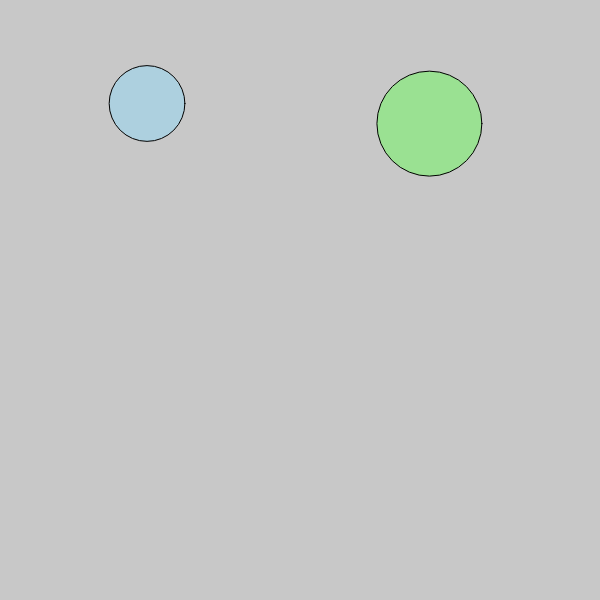
Frame 1 (no input)
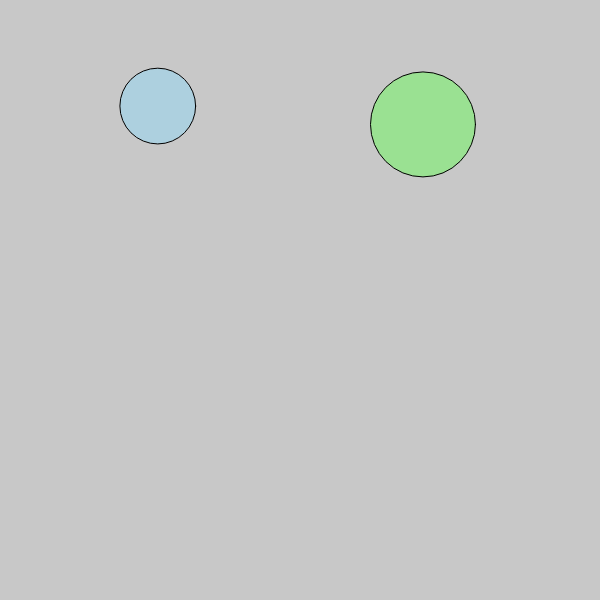
Frame 60 (no input)
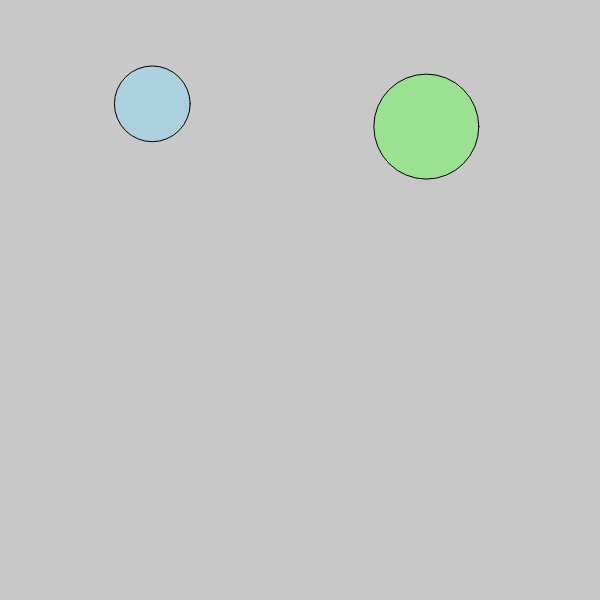
Frame 120 (the mouse pressed at the canvas centre since frame 60)

The p5.js sketch that drew these frames (run headless with seeded random() and noise() and a simulated clock; from frame 60 on, the mouse is pressed at the canvas centre):

// p5.js sketch
// ── sketch.js
// globals
var cells = [];

// Constants
const SCREEN_SIZE = 600;

// Setup 
function setup() {
  createCanvas(SCREEN_SIZE, SCREEN_SIZE);
  // add two cells
  cells.push(new Cell());
  cells.push(new Cell());
}

// Controls
// mouse action cell mistosis
function mousePressed() {
  for(let i = cells.length - 1; i >= 0; i--){
    // cell mitosis when clicked
    // remove original cell
    if(cells[i].clicked(mouseX, mouseY)){
      cells.push(cells[i].mitosis());
      cells.push(cells[i].mitosis());
      cells.splice(i, 1);
    }
  }
}

// Draw
function draw() {
  background(200);
  for(let i = 0; i < cells.length; i++){
    cells[i].move();
    cells[i].show();
  }
}
// ── Cell.js
function Cell(pos, radius, col){
  pos ? this.pos = pos.copy() : this.pos = createVector(random(width), random(height));
  this.r = radius || random(60, 120);
  this.col = col || color(random(100, 255), random(100, 255), random(100, 255));
  // cell mitosis click action
  this.clicked = (x, y) => {
    let d = dist(this.pos.x, this.pos.y, x, y);
    return d < this.r ? true : false
  }
  // mitosis action
  this.mitosis = () => {
    let cell = new Cell(this.pos, this.r * 0.8, this.col);
    return cell;
  }
  // random motion
  this.move = () => {
    let vel = p5.Vector.random2D();
    this.pos.add(vel);
  }
  // show cells
  this.show = () => {
    fill(this.col);
    ellipse(this.pos.x, this.pos.y, this.r, this.r)
  }
}
